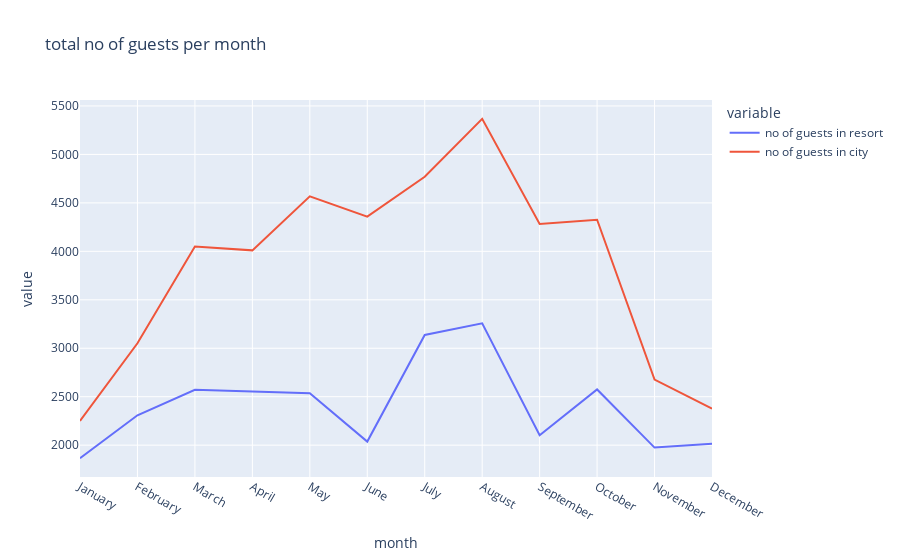

This figure's notebook cell:
### Code cell
px.line(data_frame=finalrush,x='month',y=['no of guests in resort','no of guests in city'],title='total no of guests per month')

### Figure 1 — Plotly figure (JSON) as saved in the notebook; plotly's stock layout.template omitted (floating-point values rounded to 4 significant figures)
{"data": [{"hovertemplate": "variable=no of guests in resort<br>month=%{x}<br>value=%{y}<extra></extra>", "legendgroup": "no of guests in resort", "line": {"color": "#636efa", "dash": "solid"}, "marker": {"symbol": "circle"}, "mode": "lines", "name": "no of guests in resort", "orientation": "v", "showlegend": true, "type": "scatter", "x": ["January", "February", "March", "April", "May", "June", "July", "August", "September", "October", "November", "December"], "xaxis": "x", "y": [1866, 2308, 2571, 2550, 2535, 2037, 3137, 3257, 2102, 2575, 1975, 2014], "yaxis": "y"}, {"hovertemplate": "variable=no of guests in city<br>month=%{x}<br>value=%{y}<extra></extra>", "legendgroup": "no of guests in city", "line": {"color": "#EF553B", "dash": "solid"}, "marker": {"symbol": "circle"}, "mode": "lines", "name": "no of guests in city", "orientation": "v", "showlegend": true, "type": "scatter", "x": ["January", "February", "March", "April", "May", "June", "July", "August", "September", "October", "November", "December"], "xaxis": "x", "y": [2249, 3051, 4049, 4010, 4568, 4358, 4770, 5367, 4283, 4326, 2676, 2377], "yaxis": "y"}], "layout": {"legend": {"title": {"text": "variable"}, "tracegroupgap": 0}, "title": {"text": "total no of guests per month"}, "xaxis": {"anchor": "y", "domain": [0, 1], "title": {"text": "month"}}, "yaxis": {"anchor": "x", "domain": [0, 1], "title": {"text": "value"}}}}
